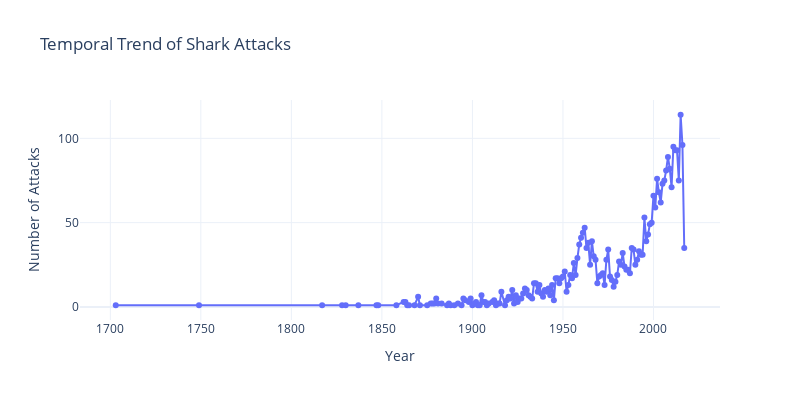
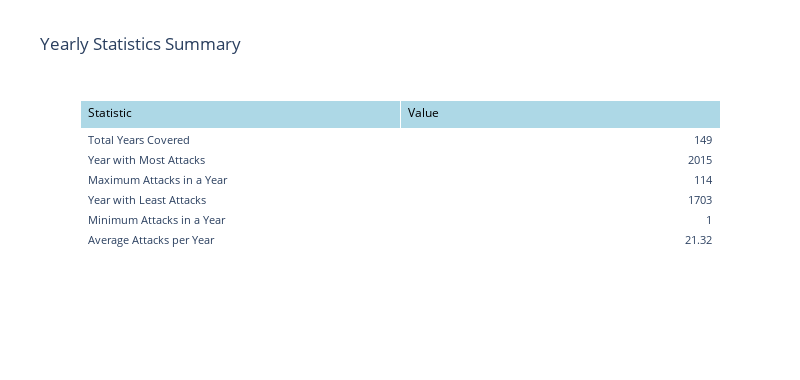
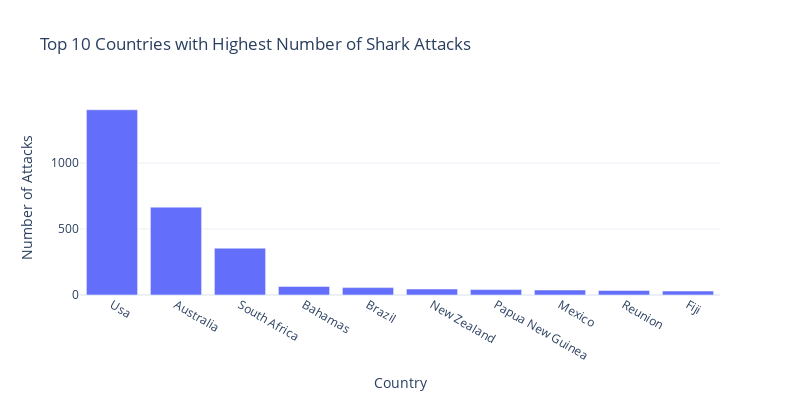
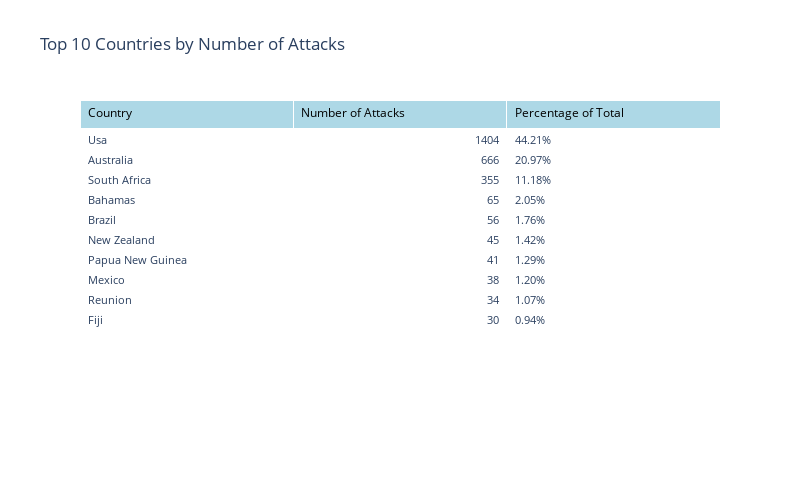

Notebook source saved alongside these figures, in order:
### Code cell
import pandas as pd
import plotly.graph_objects as go
import plotly.express as px
import numpy as np

def create_interactive_table(df, title):
    """Create an interactive table using plotly"""
    fig = go.Figure(data=[go.Table(
        header=dict(
            values=list(df.columns),
            fill_color='lightblue',
            align='left',
            font=dict(size=12, color='black')
        ),
        cells=dict(
            values=[df[col] for col in df.columns],
            fill_color='white',
            align=['left' if isinstance(df[col].iloc[0], str) else 'right' for col in df.columns],
            font=dict(size=11)
        )
    )])
    
    fig.update_layout(
        title=title,
        width=800,
        height=400 if len(df) > 10 else 200 + len(df) * 30
    )
    
    return fig

def create_yearly_stats_table(df):
    """Create an interactive table of yearly statistics"""
    yearly_counts = df['Year'].value_counts().sort_index()
    
    stats_df = pd.DataFrame({
        'Statistic': [
            'Total Years Covered',
            'Year with Most Attacks',
            'Maximum Attacks in a Year',
            'Year with Least Attacks',
            'Minimum Attacks in a Year',
            'Average Attacks per Year'
        ],
        'Value': [
            len(yearly_counts),
            yearly_counts.idxmax(),
            yearly_counts.max(),
            yearly_counts.idxmin(),
            yearly_counts.min(),
            f"{yearly_counts.mean():.2f}"
        ]
    })
    
    return create_interactive_table(stats_df, 'Yearly Statistics Summary')

def create_geographic_stats_tables(df):
    """Create interactive tables for geographic statistics"""
    country_stats = df['Country'].value_counts()
    
    # Detailed country statistics
    country_details = pd.DataFrame({
        'Country': country_stats.index[:10],
        'Number of Attacks': country_stats.values[:10],
        'Percentage of Total': [f"{(x/len(df)*100):.2f}%" for x in country_stats.values[:10]]
    })
    
    # Summary statistics
    summary_stats = pd.DataFrame({
        'Statistic': [
            'Total Countries',
            'Top Country',
            'Attacks in Top Country',
            'Countries with Single Attack'
        ],
        'Value': [
            df['Country'].nunique(),
            country_stats.index[0],
            country_stats.values[0],
            sum(country_stats == 1)
        ]
    })
    
    return (
        create_interactive_table(country_details, 'Top 10 Countries by Number of Attacks'),
        create_interactive_table(summary_stats, 'Geographic Summary Statistics')
    )

def create_demographic_tables(df):
    """Create interactive tables for demographic analysis"""
    tables = {}
    
    # Sex statistics
    if 'Sex' in df.columns:
        sex_counts = df['Sex'].value_counts()
        sex_stats = pd.DataFrame({
            'Sex': sex_counts.index,
            'Count': sex_counts.values,
            'Percentage': [f"{(x/len(df)*100):.2f}%" for x in sex_counts.values]
        })
        tables['sex'] = create_interactive_table(sex_stats, 'Sex Distribution')
    
    # Age statistics
    if 'Age' in df.columns:
        age_stats = df['Age'].describe().round(2)
        age_stats_df = pd.DataFrame({
            'Statistic': age_stats.index,
            'Value': age_stats.values
        })
        tables['age'] = create_interactive_table(age_stats_df, 'Age Statistics')
        
        # Age group statistics
        if 'Age_Group' in df.columns:
            age_group_stats = df['Age_Group'].value_counts().sort_index()
            age_group_df = pd.DataFrame({
                'Age Group': age_group_stats.index,
                'Count': age_group_stats.values,
                'Percentage': [f"{(x/len(df)*100):.2f}%" for x in age_group_stats.values]
            })
            tables['age_groups'] = create_interactive_table(age_group_df, 'Age Group Distribution')
    
    return tables

def create_activity_tables(df):
    """Create interactive tables for activity analysis"""
    activity_counts = df['Activity'].value_counts()
    
    # Detailed activity statistics
    activity_details = pd.DataFrame({
        'Activity': activity_counts.index[:10],
        'Number of Attacks': activity_counts.values[:10],
        'Percentage': [f"{(x/len(df)*100):.2f}%" for x in activity_counts.values[:10]]
    })
    
    # Summary statistics
    summary_stats = pd.DataFrame({
        'Statistic': [
            'Total Activities',
            'Most Common Activity',
            'Attacks in Most Common Activity',
            'Activities with Single Incident'
        ],
        'Value': [
            df['Activity'].nunique(),
            activity_counts.index[0],
            activity_counts.values[0],
            sum(activity_counts == 1)
        ]
    })
    
    return (
        create_interactive_table(activity_details, 'Top 10 Activities'),
        create_interactive_table(summary_stats, 'Activity Summary Statistics')
    )

def create_species_tables(df):
    """Create interactive tables for species analysis"""
    if 'Specie' not in df.columns:
        return None
        
    species_counts = df['Specie'].value_counts()
    
    # Detailed species statistics
    species_details = pd.DataFrame({
        'Species': species_counts.index[:10],
        'Number of Attacks': species_counts.values[:10],
        'Percentage': [f"{(x/len(df)*100):.2f}%" for x in species_counts.values[:10]]
    })
    
    # Summary statistics
    summary_stats = pd.DataFrame({
        'Statistic': [
            'Total Species',
            'Most Common Species',
            'Attacks by Most Common Species',
            'Species with Single Attack'
        ],
        'Value': [
            df['Specie'].nunique(),
            species_counts.index[0],
            species_counts.values[0],
            sum(species_counts == 1)
        ]
    })
    
    return (
        create_interactive_table(species_details, 'Top 10 Shark Species'),
        create_interactive_table(summary_stats, 'Species Summary Statistics')
    )

def display_all_analyses(df):
    """
    Display all analyses with interactive tables
    """
    # Clean and prepare data
    print("\n📊 SHARK ATTACK ANALYSIS REPORT")
    print("="*50)
    df_clean = clean_and_prepare_data(df)
    
    # 1. Temporal Analysis
    print("\n📈 1. TEMPORAL ANALYSIS")
    temporal_fig = create_temporal_trend(df_clean)
    if temporal_fig:
        temporal_fig.show()
        create_yearly_stats_table(df_clean).show()
    
    # 2. Geographic Analysis
    print("\n🌎 2. GEOGRAPHIC ANALYSIS")
    country_results = analyze_attacks_by_country(df_clean)
    if country_results:
        country_fig, _ = country_results
        country_fig.show()
        country_details_table, country_summary_table = create_geographic_stats_tables(df_clean)
        country_details_table.show()
        country_summary_table.show()
    
    # 3. Demographic Analysis
    print("\n👥 3. DEMOGRAPHIC ANALYSIS")
    demo_results = analyze_demographics(df_clean)
    demo_tables = create_demographic_tables(df_clean)
    
    if 'sex' in demo_results:
        print("\n3.1 Analysis by Sex")
        demo_results['sex']['figure'].show()
        demo_tables['sex'].show()
    
    if 'age' in demo_results:
        print("\n3.2 Analysis by Age")
        demo_results['age']['figure'].show()
        demo_tables['age'].show()
        if 'age_groups' in demo_tables:
            demo_tables['age_groups'].show()
    
    # 4. Activity Analysis
    print("\n🏊 4. ACTIVITY ANALYSIS")
    activity_results = analyze_activities(df_clean)
    if activity_results:
        if 'figure' in activity_results:
            activity_results['figure'].show()
        
        activity_details_table, activity_summary_table = create_activity_tables(df_clean)
        activity_details_table.show()
        activity_summary_table.show()
    
    # 5. Species Analysis
    print("\n🦈 5. SPECIES ANALYSIS")
    species_tables = create_species_tables(df_clean)
    if species_tables:
        species_details_table, species_summary_table = species_tables
        species_details_table.show()
        species_summary_table.show()
    
    # 6. Fatality Analysis
    print("\n💀 6. FATALITY ANALYSIS")
    fatality_results = analyze_fatalities(df_clean)
    if fatality_results:
        fatality_results['figure'].show()
        fatality_stats_df = fatality_results['stats']
        create_interactive_table(fatality_stats_df, 'Fatality Statistics').show()

def run_complete_analysis(df):
    """
    Run and display complete analysis of shark attack data with interactive tables
    
    Parameters:
    df (pandas.DataFrame): The shark attack dataset
    """
    try:
        display_all_analyses(df)
    except Exception as e:
        print(f"An error occurred: {str(e)}")
        requirements = pd.DataFrame({
            'Column': ['Year', 'Country', 'Sex', 'Age', 'Activity', 'Fatal', 'Specie'],
            'Type': ['numeric', 'string', 'string', 'numeric', 'string', 'boolean/Y/N', 'string'],
            'Required': ['Yes', 'Yes', 'Yes', 'Yes', 'Yes', 'Yes', 'No']
        })
        create_interactive_table(requirements, 'Required DataFrame Columns').show()

if __name__ == "__main__":
    df = pd.read_csv('Shark_finish.csv')
    results = run_complete_analysis(df)

### Figure 1 — Plotly figure (JSON) as saved in the notebook; plotly's stock layout.template omitted (floating-point values rounded to 4 significant figures; data arrays with more than 128 entries replaced by an {"elided": "..."} marker saying what was removed)
{"data": [{"mode": "lines+markers", "name": "Number of Attacks", "type": "scatter", "x": {"elided": "149 int values"}, "y": {"elided": "149 int values"}}], "layout": {"height": 400, "title": {"text": "Temporal Trend of Shark Attacks"}, "width": 800, "xaxis": {"autorange": true, "range": [1683.0, 2037.0], "title": {"text": "Year"}, "type": "linear"}, "yaxis": {"autorange": true, "range": [-7.749, 122.7], "title": {"text": "Number of Attacks"}, "type": "linear"}}}

### Figure 2 — Plotly figure (JSON) as saved in the notebook; plotly's stock layout.template omitted (floating-point values rounded to 4 significant figures)
{"data": [{"cells": {"align": ["left", "right"], "fill": {"color": "white"}, "font": {"size": 11}, "values": [["Total Years Covered", "Year with Most Attacks", "Maximum Attacks in a Year", "Year with Least Attacks", "Minimum Attacks in a Year", "Average Attacks per Year"], [149, 2015, 114, 1703, 1, "21.32"]]}, "header": {"align": "left", "fill": {"color": "lightblue"}, "font": {"color": "black", "size": 12}, "values": ["Statistic", "Value"]}, "type": "table"}], "layout": {"height": 380, "title": {"text": "Yearly Statistics Summary"}, "width": 800}}

### Figure 3 — Plotly figure (JSON) as saved in the notebook; plotly's stock layout.template omitted (floating-point values rounded to 4 significant figures)
{"data": [{"alignmentgroup": "True", "hovertemplate": "Country=%{x}<br>Number of Attacks=%{y}<extra></extra>", "legendgroup": "", "marker": {"color": "#636efa", "pattern": {"shape": ""}}, "name": "", "offsetgroup": "", "orientation": "v", "showlegend": false, "textposition": "auto", "type": "bar", "x": ["Usa", "Australia", "South Africa", "Bahamas", "Brazil", "New Zealand", "Papua New Guinea", "Mexico", "Reunion", "Fiji"], "xaxis": "x", "y": [1404, 666, 355, 65, 56, 45, 41, 38, 34, 30], "yaxis": "y"}], "layout": {"barmode": "relative", "height": 400, "legend": {"tracegroupgap": 0}, "title": {"text": "Top 10 Countries with Highest Number of Shark Attacks"}, "width": 800, "xaxis": {"anchor": "y", "autorange": true, "domain": [0, 1], "range": [-0.5, 9.5], "title": {"text": "Country"}, "type": "category"}, "yaxis": {"anchor": "x", "autorange": true, "domain": [0, 1], "range": [0, 1478.0], "title": {"text": "Number of Attacks"}, "type": "linear"}}}

### Figure 4 — Plotly figure (JSON) as saved in the notebook; plotly's stock layout.template omitted (floating-point values rounded to 4 significant figures)
{"data": [{"cells": {"align": ["left", "right", "left"], "fill": {"color": "white"}, "font": {"size": 11}, "values": [["Usa", "Australia", "South Africa", "Bahamas", "Brazil", "New Zealand", "Papua New Guinea", "Mexico", "Reunion", "Fiji"], [1404, 666, 355, 65, 56, 45, 41, 38, 34, 30], ["44.21%", "20.97%", "11.18%", "2.05%", "1.76%", "1.42%", "1.29%", "1.20%", "1.07%", "0.94%"]]}, "header": {"align": "left", "fill": {"color": "lightblue"}, "font": {"color": "black", "size": 12}, "values": ["Country", "Number of Attacks", "Percentage of Total"]}, "type": "table"}], "layout": {"height": 500, "title": {"text": "Top 10 Countries by Number of Attacks"}, "width": 800}}
